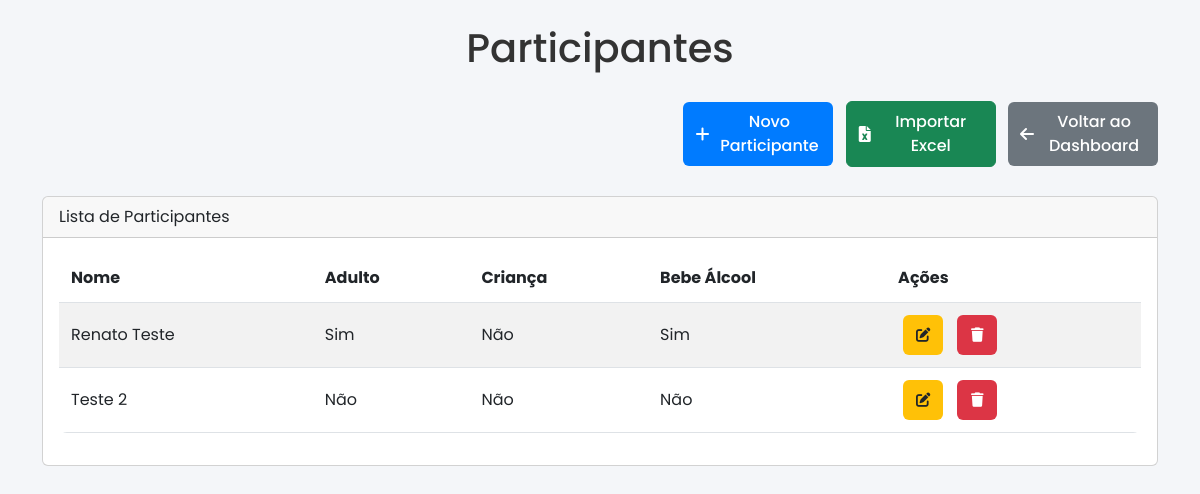
The page /participantes (signed in) on the database as committed earlier.
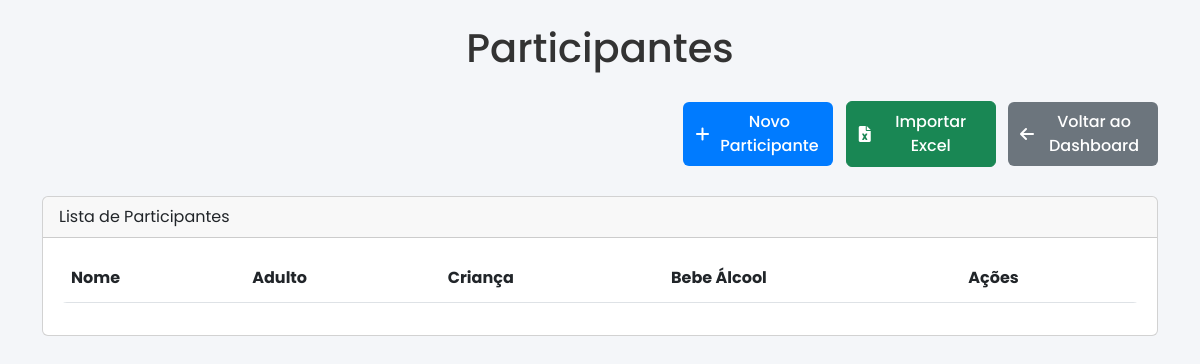
The same page on the database as committed later.
### tables this page shows
CREATE TABLE participantes (
            id INTEGER PRIMARY KEY AUTOINCREMENT,
            nome TEXT NOT NULL,
            adulto INTEGER NOT NULL,
            crianca INTEGER NOT NULL,
            bebe_alcool INTEGER NOT NULL
        );

### app.py (the view, shortened to what this page needs)
@app.route('/participantes', methods=['GET', 'POST'])
@login_required
def controle_participantes():
    with get_db_connection() as conn:
        try:
            participantes = conn.execute('SELECT * FROM participantes').fetchall()
            return render_template('participantes.html', participantes=participantes, is_root=session.get('is_root', False))
        except sqlite3.Error as e:
            conn.rollback()
            logger.error(f"Erro em participantes: {e}")
            return "Erro no banco de dados!", 500

### app.py (called while the page is built)
def get_db_connection():
    conn = sqlite3.connect('festa.db')
    conn.row_factory = sqlite3.Row
    conn.execute('PRAGMA busy_timeout = 30000')  # Aumentar o timeout para 30 segundos
    return conn

def login_required(f):
    @wraps(f)
    def decorated_function(*args, **kwargs):
        if 'user_id' not in session:
            return redirect(url_for('login'))
        return f(*args, **kwargs)
    return decorated_function

@app.before_request
def load_logged_in_user():
    user_id = session.get('user_id')
    if user_id is None:
        g.user = None
    else:
        conn = get_db_connection()
        g.user = conn.execute('SELECT * FROM usuarios WHERE id = ?', (user_id,)).fetchone()
        conn.close()

### templates/participantes.html (shortened to what this page needs)
<!DOCTYPE html>
<html lang="pt-br">
<head>
    <link href="https://cdn.jsdelivr.net/npm/bootstrap@5.3.0/dist/css/bootstrap.min.css" rel="stylesheet">
    <link rel="stylesheet" href="https://cdnjs.cloudflare.com/ajax/libs/font-awesome/6.0.0-beta3/css/all.min.css">
    <link rel="stylesheet" href="{{ url_for('static', filename='style.css') }}">
</head>
<body>
    <div class="container">
        <h1 class="my-4 text-center">Participantes</h1>
        <div class="mb-4 text-end">
            {% if is_root %}
            <button class="btn btn-primary" data-bs-toggle="modal" data-bs-target="#novoParticipanteModal">
                <i class="fas fa-plus me-2"></i>Novo Participante
            </button>
            <button class="btn btn-success ms-2" data-bs-toggle="modal" data-bs-target="#importarExcelModal">
                <i class="fas fa-file-excel me-2"></i>Importar Excel
            </button>
            {% endif %}
            <a href="{{ url_for('index') }}" class="btn btn-secondary ms-2">
                <i class="fas fa-arrow-left me-2"></i>Voltar ao Dashboard
            </a>
        </div>
        <div class="card">
            <div class="card-header">
                Lista de Participantes
            </div>
            <div class="card-body">
                <div class="table-responsive">
                    <table class="table table-striped">
                        <thead>
                            <tr>
                                <th>Nome</th>
                                <th class="hide-on-mobile">Adulto</th>
                                <th class="hide-on-mobile">Criança</th>
                                <th class="hide-on-mobile">Bebe Álcool</th>
                                <th>Ações</th>
                            </tr>
                        </thead>
                        <tbody>
                            {% for participante in participantes %}
                            <tr>
                                <td>{{ participante['nome'] }}</td>
                                <td class="hide-on-mobile">{{ 'Sim' if participante['adulto'] else 'Não' }}</td>
                                <td class="hide-on-mobile">{{ 'Sim' if participante['crianca'] else 'Não' }}</td>
                                <td class="hide-on-mobile">{{ 'Sim' if participante['bebe_alcool'] else 'Não' }}</td>
                                <td>
                                    {% if is_root %}
                                    <a href="{{ url_for('editar_participante', id=participante['id']) }}" class="btn btn-warning btn-sm">
                                        <i class="fas fa-edit"></i>
                                    </a>
                                    <a href="{{ url_for('excluir_participante', id=participante['id']) }}" class="btn btn-danger btn-sm" onclick="return confirm('Tem certeza que deseja excluir este participante?')">
                                        <i class="fas fa-trash"></i>
                                    </a>
                                    {% endif %}
                                </td>
                            </tr>
                            {% endfor %}
                        </tbody>
                    </table>
                </div>
            </div>
        </div>
    </div>
</body>
</html>

Rows that differ between the two databases and show on the page:
removed participantes: nome "Renato Teste", adulto "Sim", crianca "Não", bebe_alcool "Sim"
removed participantes: nome "Teste 2", adulto "Não", crianca "Não", bebe_alcool "Não"
